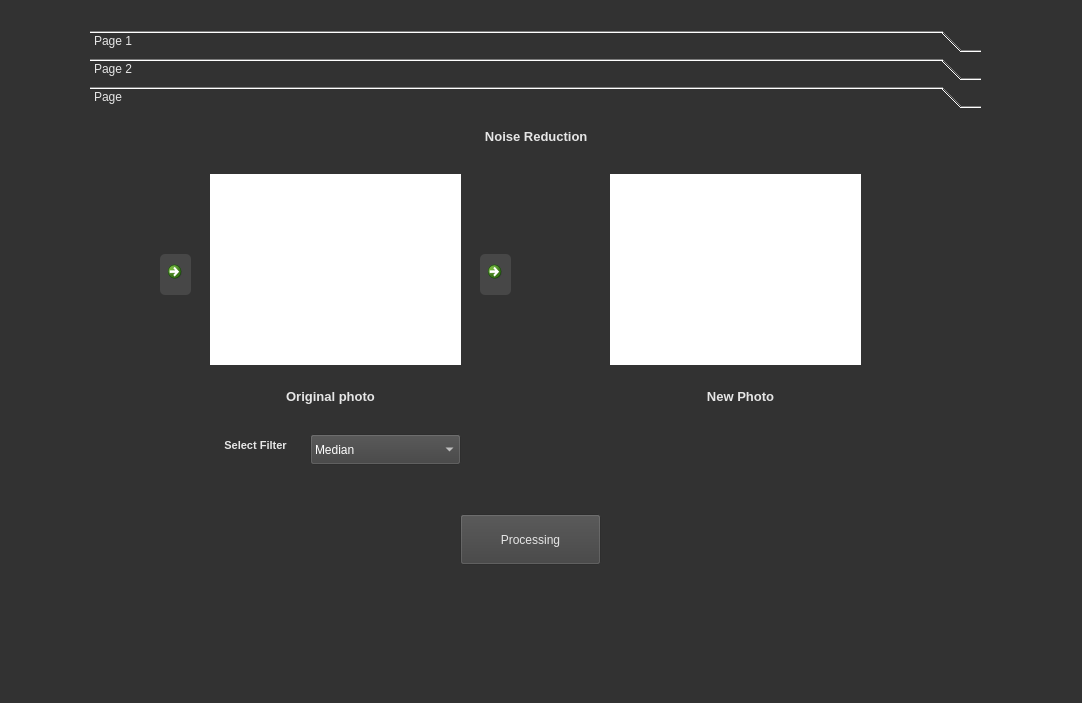
<?xml version="1.0" encoding="UTF-8"?>
<ui version="4.0">
 <class>MainWindow</class>
 <widget class="QMainWindow" name="MainWindow">
  <property name="geometry">
   <rect>
    <x>0</x>
    <y>0</y>
    <width>1082</width>
    <height>703</height>
   </rect>
  </property>
  <property name="windowTitle">
   <string>MainWindow</string>
  </property>
  <property name="styleSheet">
   <string notr="true">/* Every widget */
QWidget {
	background-color: transparent;
	color: #e6e6e6;
	alternate-background-color: #3d3d3d;
}

/* Mouse tooltips */
QToolTip {
	border: 0.05em solid #323232;
	background-color: #323232;
	color: #ecf0f1;
}

/* Define background on QDialog and QMainWindow */
QDialog, QMainWindow {
	background-color: #323232;
}

/* Top Menu Bar */
QMenuBar::item:selected {
	background: #444444;
}
QMenu {
	background-color: #323232;
}
QMenu::item {
	padding-left: 1.5em;
	padding-right: 0.75em;
	padding-top: 0.25em;
	padding-bottom: 0.25em;
}
QMenu::item:selected {
	background: #444444;
	border: 0.05em solid #bdc3c7;
}
QMenu::item:disabled {
	background-color: #444444;
	color: #828790;
}

/* Tool Button (Toolbar) */
QToolButton::disabled {
	background-color: #444444;
	color: #828790;
}
QToolButton::hover {
	background-color: #3d3d3d;
}

/* Dock Widget */
QDockWidget {
	color: #e6e6e6;
	font-weight: 500;
}
QDockWidget::title {
	background: #3d3d3d;
	padding-top: 0.20em;
	padding-left: 0.10em;
}
/* Dock Buttons: For visibility */
QDockWidget::close-button, QDockWidget::float-button {
	background-color: #bdc3c7;
	border: 0.05em solid #000;
	border-radius: 0.3em;
}

/* Push Buttons */
QPushButton {
	background-color: #404040;
}
QPushButton::disabled {
	background-color: #828790;
}

/* Table headers */
QHeaderView::section {
	background-color: #222;
	padding-left: 0.2em;
	border: 0.05em solid #323232;
}

/* Tab Widgets: Disable ugly borders */
QTabWidget::pane {
	border: 0em;
}

/* Text Edit: Log and Debugger borders */
QTextEdit {
	border: 0.05em solid #828790;
}

/* QTabBar (Settings Dialog) */
QTabBar::tab {
	border: 0.05em solid #444;
	border-bottom-style: none;
	background-color: #333333;
	padding-left: 1em;
	padding-right: 1em;
	padding-top: 0.25em;
	padding-bottom: 0.25em;
	margin-right: -0.2em;
}
QTabBar::tab:last {
	margin-right: 0em;
}
QTabBar::tab:!selected {
	color: #b1b1b1;
	border-bottom-style: solid;
	margin-top: 0.15em;
	background-color: #292929;
}
QTabBar::tab:hover {
	background-color: #333333;
	color: #ecf0f1;
}

/* Group Boxes (Settings Dialog) */
QGroupBox {
	margin-top: 1em;
	font-size: 8pt;
	border: 0.05em solid #bdc3c7;
}
QGroupBox::title {
	subcontrol-origin: margin;
	subcontrol-position: top;
	padding: 0.3em 0.5em 0.3em 0.5em;
	color: #fff;
}

/* Checkboxes */
QCheckBox::indicator {
	border-radius: 0.1em;
	border: 0.05em solid #ecf0f1;
	margin-top: 0.05em;
	width: 0.8em;
	height: 0.8em;
}
QCheckBox::indicator:checked {
	background-color: #2ecc71; /* Green */
}
QCheckBox::indicator:unchecked {
	background-color: #e74c3c; /* Red */
}
QCheckBox::indicator::disabled {
	background-color: #7f8c8d; /* Gray */
}

/* Radio Buttons */
QRadioButton::indicator {
	border-radius: 0.4em;
	border: 0.05em solid;
	border-color: white;
	width: 0.8em;
	height: 0.8em;
}
QRadioButton::indicator:checked {
	background-color: #2ecc71; /* Green */
}
QRadioButton::indicator:unchecked {
	background-color: #e74c3c; /* Red */
}
QRadioButton::indicator::disabled {
	background-color: #7f8c8d; /* Gray */
}

/* Combo Boxes */
QComboBox {
	background-color: #404040;
	color: #fff;
	border: 0.05em solid #1e1e1e;
	border-radius: 0.15em;
	padding-bottom: 0.2em;
	padding-left: 0.4em;
}
QComboBox::disabled {
	background-color: #828790;
	color: #fff;
}

/* Spin Boxes */
QSpinBox, QDoubleSpinBox {
	background: transparent;
	border: 0.05em solid #4d4940;
	border-radius: 0.10em;
}

/* List Widget */
QListWidget::item:selected {
	background-color: #3d3d3d;
	color: #ecf0f1;
}
QListWidget::item:hover {
	background-color: #4c4b4b;
	color: #ecf0f1;
}


/*** RPCS3 Specifics ***/

/* Define background on Setting Widgets,
CG Disasm, Trophy Manager, RSX Debugger
which are neither QDialog nor QMainWindow */
QWidget#coreTab, QWidget#gpuTab, QWidget#audioTab,
QWidget#inputTab, QWidget#systemTab, QWidget#networkTab,
QWidget#emulatorTab, QWidget#debugTab,
QWidget#cg_disasm, QWidget#trophy_manager {
	background-color: #323232;
}

/* Trophy Notification Popup */
QWidget#trophy_notification_frame {
	background-color: #323232;
	color: #e6e6e6;
}

/* Game Grid Font */
QTableWidget#game_grid {
	font-weight: 600;
	font-size: 8pt;
	font-family: Lucida Grande;
	selection-color: #e6e6e6;
}
QTableWidget#game_grid::item:selected:active {
	selection-background-color: #4c4b4b;
}
QTableWidget#game_grid::item:selected:!active {
	selection-background-color: #3d3d3d;
}

/* Set Toolbar Slider Size */
QSlider#sizeSlider::groove:horizontal {
	border: 0em solid transparent;
	height: .3em;
	background: #fff;
}
QSlider#sizeSlider::handle:horizontal {
	width: 1em;
	margin: -.8em 0;
}

/* Set Theme UI colors */
QLabel#gamelist_icon_background_color {
	color: transparent;
}

/* Set Taskbar Thumbnail colors */
QLabel#thumbnail_icon_color {
	color: #444444;
}

/* Memory Viewer */
QLabel#memory_viewer_address_panel {
	color: #00cbff; /* Font Color: Blue */
}
QLabel#memory_viewer_hex_panel {
	color: #bdc3c7; /* Font Color: Grey */
}
QLabel#memory_viewer_ascii_panel {
	color: #bdc3c7; /* Font Color: Grey */
}

/* Debugger colors */
QLabel#debugger_frame_breakpoint {
	color: #000000; /* Font Color: Black */
	background-color: #ffff00; /* Yellow */
}
QLabel#debugger_frame_pc {
	color: #000000; /* Font Color: Black */
	background-color: #00ff00; /* Green */
}

/* Set Log colors */
QTextEdit#log_frame {
	background-color: #000000; /* Black */
}
QLabel#log_level_always {
	color: #00ffff; /* Cyan */
}
QLabel#log_level_fatal {
	color: #ff00ff; /* Fuchsia */
}
QLabel#log_level_error {
	color: #ff0000; /* Red */
}
QLabel#log_level_todo {
	color: #ff6000; /* Orange */
}
QLabel#log_level_success {
	color: #00ff00; /* Green */
}
QLabel#log_level_warning {
	color: #ffff00; /* Yellow */
}
QLabel#log_level_notice {
	color: #ffffff; /* White */
}
QLabel#log_level_trace {
	color: #808080; /* Gray */
}
QLabel#log_stack {
	color: #ffffff; /* White */
}
/* Set TTY colors */
QTextEdit#tty_frame {
	background-color: #000000; /* Black */
}
QLabel#tty_text {
	color: #ffffff; /* White */
}</string>
  </property>
  <widget class="QWidget" name="centralwidget">
   <widget class="QToolBox" name="toolBox">
    <property name="geometry">
     <rect>
      <x>90</x>
      <y>30</y>
      <width>891</width>
      <height>551</height>
     </rect>
    </property>
    <property name="currentIndex">
     <number>2</number>
    </property>
    <widget class="QWidget" name="page">
     <property name="geometry">
      <rect>
       <x>0</x>
       <y>0</y>
       <width>891</width>
       <height>458</height>
      </rect>
     </property>
     <attribute name="label">
      <string>Page 1</string>
     </attribute>
     <widget class="QTextBrowser" name="textBrowser_2">
      <property name="geometry">
       <rect>
        <x>180</x>
        <y>160</y>
        <width>511</width>
        <height>51</height>
       </rect>
      </property>
      <property name="styleSheet">
       <string notr="true">width: 250px;
height: 30px;
margin: 0 auto;
position: absolute;
top: 50%;
left: 50%;
transform: translate(-50%, -50%);
text-align: center;
border: 2px solid rgb(255, 255, 255);
line-height: 40px;</string>
      </property>
      <property name="html">
       <string>&lt;!DOCTYPE HTML PUBLIC &quot;-//W3C//DTD HTML 4.0//EN&quot; &quot;http://www.w3.org/TR/REC-html40/strict.dtd&quot;&gt;
&lt;html&gt;&lt;head&gt;&lt;meta name=&quot;qrichtext&quot; content=&quot;1&quot; /&gt;&lt;style type=&quot;text/css&quot;&gt;
p, li { white-space: pre-wrap; }
&lt;/style&gt;&lt;/head&gt;&lt;body style=&quot; font-family:'MS Shell Dlg 2'; font-size:7.8pt; font-weight:400; font-style:normal;&quot;&gt;
&lt;p align=&quot;center&quot; style=&quot; margin-top:0px; margin-bottom:0px; margin-left:0px; margin-right:0px; -qt-block-indent:0; text-indent:0px;&quot;&gt;&lt;span style=&quot; font-size:18pt; font-weight:600;&quot;&gt;Nitro Team&lt;/span&gt;&lt;/p&gt;&lt;/body&gt;&lt;/html&gt;</string>
      </property>
     </widget>
     <widget class="QTextBrowser" name="textBrowser_1">
      <property name="geometry">
       <rect>
        <x>360</x>
        <y>50</y>
        <width>121</width>
        <height>51</height>
       </rect>
      </property>
      <property name="html">
       <string>&lt;!DOCTYPE HTML PUBLIC &quot;-//W3C//DTD HTML 4.0//EN&quot; &quot;http://www.w3.org/TR/REC-html40/strict.dtd&quot;&gt;
&lt;html&gt;&lt;head&gt;&lt;meta name=&quot;qrichtext&quot; content=&quot;1&quot; /&gt;&lt;style type=&quot;text/css&quot;&gt;
p, li { white-space: pre-wrap; }
&lt;/style&gt;&lt;/head&gt;&lt;body style=&quot; font-family:'MS Shell Dlg 2'; font-size:7.8pt; font-weight:400; font-style:normal;&quot;&gt;
&lt;p align=&quot;center&quot; style=&quot; margin-top:0px; margin-bottom:0px; margin-left:0px; margin-right:0px; -qt-block-indent:0; text-indent:0px;&quot;&gt;&lt;span style=&quot; font-size:18pt; font-weight:600;&quot;&gt;HI!&lt;/span&gt;&lt;/p&gt;&lt;/body&gt;&lt;/html&gt;</string>
      </property>
     </widget>
     <widget class="QTextBrowser" name="textBrowser_3">
      <property name="geometry">
       <rect>
        <x>170</x>
        <y>280</y>
        <width>541</width>
        <height>41</height>
       </rect>
      </property>
      <property name="html">
       <string>&lt;!DOCTYPE HTML PUBLIC &quot;-//W3C//DTD HTML 4.0//EN&quot; &quot;http://www.w3.org/TR/REC-html40/strict.dtd&quot;&gt;
&lt;html&gt;&lt;head&gt;&lt;meta name=&quot;qrichtext&quot; content=&quot;1&quot; /&gt;&lt;style type=&quot;text/css&quot;&gt;
p, li { white-space: pre-wrap; }
&lt;/style&gt;&lt;/head&gt;&lt;body style=&quot; font-family:'MS Shell Dlg 2'; font-size:7.8pt; font-weight:400; font-style:normal;&quot;&gt;
&lt;p align=&quot;center&quot; style=&quot; margin-top:0px; margin-bottom:0px; margin-left:0px; margin-right:0px; -qt-block-indent:0; text-indent:0px;&quot;&gt;&lt;span style=&quot; font-size:10pt; font-weight:600;&quot;&gt;JPEG Compression &amp;amp; Noise Reduction&lt;/span&gt;&lt;/p&gt;&lt;/body&gt;&lt;/html&gt;</string>
      </property>
     </widget>
    </widget>
    <widget class="QWidget" name="page_2">
     <property name="geometry">
      <rect>
       <x>0</x>
       <y>0</y>
       <width>891</width>
       <height>458</height>
      </rect>
     </property>
     <attribute name="label">
      <string>Page 2</string>
     </attribute>
     <widget class="QPushButton" name="pushButton_1">
      <property name="geometry">
       <rect>
        <x>380</x>
        <y>370</y>
        <width>141</width>
        <height>51</height>
       </rect>
      </property>
      <property name="cursor">
       <cursorShape>PointingHandCursor</cursorShape>
      </property>
      <property name="text">
       <string>Processing</string>
      </property>
     </widget>
     <widget class="QLabel" name="label_2">
      <property name="geometry">
       <rect>
        <x>520</x>
        <y>83</y>
        <width>251</width>
        <height>191</height>
       </rect>
      </property>
      <property name="styleSheet">
       <string notr="true">background-color: white;</string>
      </property>
      <property name="text">
       <string/>
      </property>
     </widget>
     <widget class="QLabel" name="label_1">
      <property name="geometry">
       <rect>
        <x>120</x>
        <y>83</y>
        <width>251</width>
        <height>191</height>
       </rect>
      </property>
      <property name="styleSheet">
       <string notr="true">background-color: white;</string>
      </property>
      <property name="text">
       <string/>
      </property>
     </widget>
     <widget class="QCommandLinkButton" name="commandLinkButton_2">
      <property name="geometry">
       <rect>
        <x>390</x>
        <y>163</y>
        <width>31</width>
        <height>41</height>
       </rect>
      </property>
      <property name="cursor">
       <cursorShape>PointingHandCursor</cursorShape>
      </property>
      <property name="styleSheet">
       <string notr="true">QCommandLinkButton {
    padding: 10px 20px;
	background-color: rgb(71, 71, 71);
    color: white;
    text-align: center;
    border: none;
    border-radius: 5px;
    font-size: 16px;
    cursor: pointer;
    transition: background-color 0.3s ease;
}

QCommandLinkButton:hover {
    
	background-color: rgb(120, 120, 120);
}

QCommandLinkButton:pressed {
    
	background-color: rgb(0, 0, 0);
}

QCommandLinkButton:focus {
    outline: none; /* إزالة الحدود عند التركيز */
}
</string>
      </property>
      <property name="text">
       <string/>
      </property>
      <property name="icon">
       <iconset resource="Pic/Pic.qrc">
        <normaloff>:/newPrefix/Pics/r.png</normaloff>:/newPrefix/Pics/r.png</iconset>
      </property>
     </widget>
     <widget class="QCommandLinkButton" name="commandLinkButton_1">
      <property name="geometry">
       <rect>
        <x>70</x>
        <y>163</y>
        <width>31</width>
        <height>41</height>
       </rect>
      </property>
      <property name="cursor">
       <cursorShape>PointingHandCursor</cursorShape>
      </property>
      <property name="styleSheet">
       <string notr="true">QCommandLinkButton {
    padding: 10px 20px;
	background-color: rgb(71, 71, 71);
    color: white;
    text-align: left;
    border: none;
    border-radius: 5px;
    font-size: 16px;
    cursor: pointer;
    transition: background-color 0.3s ease;
}

QCommandLinkButton:hover {
    
	background-color: rgb(120, 120, 120);
}

QCommandLinkButton:pressed {
    
	background-color: rgb(0, 0, 0);
}

QCommandLinkButton:focus {
    outline: none; /* إزالة الحدود عند التركيز */
}
</string>
      </property>
      <property name="text">
       <string/>
      </property>
      <property name="icon">
       <iconset resource="Pic/Pic.qrc">
        <normaloff>:/newPrefix/Pics/l.webp</normaloff>:/newPrefix/Pics/l.webp</iconset>
      </property>
     </widget>
     <widget class="QTextBrowser" name="textBrowser_5">
      <property name="geometry">
       <rect>
        <x>160</x>
        <y>290</y>
        <width>171</width>
        <height>31</height>
       </rect>
      </property>
      <property name="html">
       <string>&lt;!DOCTYPE HTML PUBLIC &quot;-//W3C//DTD HTML 4.0//EN&quot; &quot;http://www.w3.org/TR/REC-html40/strict.dtd&quot;&gt;
&lt;html&gt;&lt;head&gt;&lt;meta name=&quot;qrichtext&quot; content=&quot;1&quot; /&gt;&lt;style type=&quot;text/css&quot;&gt;
p, li { white-space: pre-wrap; }
&lt;/style&gt;&lt;/head&gt;&lt;body style=&quot; font-family:'MS Shell Dlg 2'; font-size:7.8pt; font-weight:400; font-style:normal;&quot;&gt;
&lt;p align=&quot;center&quot; style=&quot; margin-top:0px; margin-bottom:0px; margin-left:0px; margin-right:0px; -qt-block-indent:0; text-indent:0px;&quot;&gt;&lt;span style=&quot; font-size:10pt; font-weight:600;&quot;&gt;Original photo&lt;/span&gt;&lt;/p&gt;&lt;/body&gt;&lt;/html&gt;</string>
      </property>
     </widget>
     <widget class="QTextBrowser" name="textBrowser_6">
      <property name="geometry">
       <rect>
        <x>560</x>
        <y>290</y>
        <width>171</width>
        <height>31</height>
       </rect>
      </property>
      <property name="html">
       <string>&lt;!DOCTYPE HTML PUBLIC &quot;-//W3C//DTD HTML 4.0//EN&quot; &quot;http://www.w3.org/TR/REC-html40/strict.dtd&quot;&gt;
&lt;html&gt;&lt;head&gt;&lt;meta name=&quot;qrichtext&quot; content=&quot;1&quot; /&gt;&lt;style type=&quot;text/css&quot;&gt;
p, li { white-space: pre-wrap; }
&lt;/style&gt;&lt;/head&gt;&lt;body style=&quot; font-family:'MS Shell Dlg 2'; font-size:7.8pt; font-weight:400; font-style:normal;&quot;&gt;
&lt;p align=&quot;center&quot; style=&quot; margin-top:0px; margin-bottom:0px; margin-left:0px; margin-right:0px; -qt-block-indent:0; text-indent:0px;&quot;&gt;&lt;span style=&quot; font-size:10pt; font-weight:600;&quot;&gt;New photo&lt;/span&gt;&lt;/p&gt;&lt;/body&gt;&lt;/html&gt;</string>
      </property>
     </widget>
     <widget class="QTextBrowser" name="textBrowser_4">
      <property name="geometry">
       <rect>
        <x>310</x>
        <y>20</y>
        <width>256</width>
        <height>41</height>
       </rect>
      </property>
      <property name="html">
       <string>&lt;!DOCTYPE HTML PUBLIC &quot;-//W3C//DTD HTML 4.0//EN&quot; &quot;http://www.w3.org/TR/REC-html40/strict.dtd&quot;&gt;
&lt;html&gt;&lt;head&gt;&lt;meta name=&quot;qrichtext&quot; content=&quot;1&quot; /&gt;&lt;style type=&quot;text/css&quot;&gt;
p, li { white-space: pre-wrap; }
&lt;/style&gt;&lt;/head&gt;&lt;body style=&quot; font-family:'MS Shell Dlg 2'; font-size:7.8pt; font-weight:400; font-style:normal;&quot;&gt;
&lt;p align=&quot;center&quot; style=&quot; margin-top:0px; margin-bottom:0px; margin-left:0px; margin-right:0px; -qt-block-indent:0; text-indent:0px;&quot;&gt;&lt;span style=&quot; font-size:14pt; font-weight:600;&quot;&gt;JPEG Compression&lt;/span&gt;&lt;/p&gt;&lt;/body&gt;&lt;/html&gt;</string>
      </property>
     </widget>
    </widget>
    <widget class="QWidget" name="page_3">
     <property name="geometry">
      <rect>
       <x>0</x>
       <y>0</y>
       <width>891</width>
       <height>458</height>
      </rect>
     </property>
     <attribute name="label">
      <string>Page</string>
     </attribute>
     <widget class="QLabel" name="label_6">
      <property name="geometry">
       <rect>
        <x>520</x>
        <y>60</y>
        <width>251</width>
        <height>191</height>
       </rect>
      </property>
      <property name="styleSheet">
       <string notr="true">background-color: white;</string>
      </property>
      <property name="text">
       <string/>
      </property>
     </widget>
     <widget class="QLabel" name="label_5">
      <property name="geometry">
       <rect>
        <x>120</x>
        <y>60</y>
        <width>251</width>
        <height>191</height>
       </rect>
      </property>
      <property name="styleSheet">
       <string notr="true">background-color: white;</string>
      </property>
      <property name="text">
       <string/>
      </property>
     </widget>
     <widget class="QCommandLinkButton" name="commandLinkButton_4">
      <property name="geometry">
       <rect>
        <x>390</x>
        <y>140</y>
        <width>31</width>
        <height>41</height>
       </rect>
      </property>
      <property name="cursor">
       <cursorShape>PointingHandCursor</cursorShape>
      </property>
      <property name="styleSheet">
       <string notr="true">QCommandLinkButton {
    padding: 10px 20px;
	background-color: rgb(71, 71, 71);
    color: white;
    text-align: center;
    border: none;
    border-radius: 5px;
    font-size: 16px;
    cursor: pointer;
    transition: background-color 0.3s ease;
}

QCommandLinkButton:hover {
    
	background-color: rgb(120, 120, 120);
}

QCommandLinkButton:pressed {
    
	background-color: rgb(0, 0, 0);
}

QCommandLinkButton:focus {
    outline: none; /* إزالة الحدود عند التركيز */
}
</string>
      </property>
      <property name="text">
       <string/>
      </property>
      <property name="icon">
       <iconset resource="Pic/Pic.qrc">
        <normaloff>:/newPrefix/Pics/r.png</normaloff>:/newPrefix/Pics/r.png</iconset>
      </property>
     </widget>
     <widget class="QCommandLinkButton" name="commandLinkButton_3">
      <property name="geometry">
       <rect>
        <x>70</x>
        <y>140</y>
        <width>31</width>
        <height>41</height>
       </rect>
      </property>
      <property name="cursor">
       <cursorShape>PointingHandCursor</cursorShape>
      </property>
      <property name="styleSheet">
       <string notr="true">QCommandLinkButton {
    padding: 10px 20px;
	background-color: rgb(71, 71, 71);
    color: white;
    text-align: left;
    border: none;
    border-radius: 5px;
    font-size: 16px;
    cursor: pointer;
    transition: background-color 0.3s ease;
}

QCommandLinkButton:hover {
    
	background-color: rgb(120, 120, 120);
}

QCommandLinkButton:pressed {
    
	background-color: rgb(0, 0, 0);
}

QCommandLinkButton:focus {
    outline: none; /* إزالة الحدود عند التركيز */
}
</string>
      </property>
      <property name="text">
       <string/>
      </property>
      <property name="icon">
       <iconset resource="Pic/Pic.qrc">
        <normaloff>:/newPrefix/Pics/l.webp</normaloff>:/newPrefix/Pics/l.webp</iconset>
      </property>
     </widget>
     <widget class="QComboBox" name="comboBox">
      <property name="geometry">
       <rect>
        <x>220</x>
        <y>320</y>
        <width>151</width>
        <height>31</height>
       </rect>
      </property>
      <item>
       <property name="text">
        <string>Median</string>
       </property>
      </item>
      <item>
       <property name="text">
        <string>Gausing</string>
       </property>
      </item>
      <item>
       <property name="text">
        <string>Avg</string>
       </property>
      </item>
     </widget>
     <widget class="QPushButton" name="pushButton_2">
      <property name="geometry">
       <rect>
        <x>370</x>
        <y>400</y>
        <width>141</width>
        <height>51</height>
       </rect>
      </property>
      <property name="cursor">
       <cursorShape>PointingHandCursor</cursorShape>
      </property>
      <property name="text">
       <string>Processing</string>
      </property>
     </widget>
     <widget class="QTextBrowser" name="textBrowser_10">
      <property name="geometry">
       <rect>
        <x>120</x>
        <y>320</y>
        <width>91</width>
        <height>31</height>
       </rect>
      </property>
      <property name="html">
       <string>&lt;!DOCTYPE HTML PUBLIC &quot;-//W3C//DTD HTML 4.0//EN&quot; &quot;http://www.w3.org/TR/REC-html40/strict.dtd&quot;&gt;
&lt;html&gt;&lt;head&gt;&lt;meta name=&quot;qrichtext&quot; content=&quot;1&quot; /&gt;&lt;style type=&quot;text/css&quot;&gt;
p, li { white-space: pre-wrap; }
&lt;/style&gt;&lt;/head&gt;&lt;body style=&quot; font-family:'MS Shell Dlg 2'; font-size:7.8pt; font-weight:400; font-style:normal;&quot;&gt;
&lt;p align=&quot;center&quot; style=&quot; margin-top:0px; margin-bottom:0px; margin-left:0px; margin-right:0px; -qt-block-indent:0; text-indent:0px;&quot;&gt;&lt;span style=&quot; font-size:8pt; font-weight:600;&quot;&gt;Select Filter&lt;/span&gt;&lt;/p&gt;&lt;/body&gt;&lt;/html&gt;</string>
      </property>
     </widget>
     <widget class="QTextBrowser" name="textBrowser_8">
      <property name="geometry">
       <rect>
        <x>150</x>
        <y>270</y>
        <width>181</width>
        <height>31</height>
       </rect>
      </property>
      <property name="html">
       <string>&lt;!DOCTYPE HTML PUBLIC &quot;-//W3C//DTD HTML 4.0//EN&quot; &quot;http://www.w3.org/TR/REC-html40/strict.dtd&quot;&gt;
&lt;html&gt;&lt;head&gt;&lt;meta name=&quot;qrichtext&quot; content=&quot;1&quot; /&gt;&lt;style type=&quot;text/css&quot;&gt;
p, li { white-space: pre-wrap; }
&lt;/style&gt;&lt;/head&gt;&lt;body style=&quot; font-family:'MS Shell Dlg 2'; font-size:7.8pt; font-weight:400; font-style:normal;&quot;&gt;
&lt;p align=&quot;center&quot; style=&quot; margin-top:0px; margin-bottom:0px; margin-left:0px; margin-right:0px; -qt-block-indent:0; text-indent:0px;&quot;&gt;&lt;span style=&quot; font-size:10pt; font-weight:600;&quot;&gt;Original photo&lt;/span&gt;&lt;/p&gt;&lt;/body&gt;&lt;/html&gt;</string>
      </property>
     </widget>
     <widget class="QTextBrowser" name="textBrowser_9">
      <property name="geometry">
       <rect>
        <x>560</x>
        <y>270</y>
        <width>181</width>
        <height>31</height>
       </rect>
      </property>
      <property name="html">
       <string>&lt;!DOCTYPE HTML PUBLIC &quot;-//W3C//DTD HTML 4.0//EN&quot; &quot;http://www.w3.org/TR/REC-html40/strict.dtd&quot;&gt;
&lt;html&gt;&lt;head&gt;&lt;meta name=&quot;qrichtext&quot; content=&quot;1&quot; /&gt;&lt;style type=&quot;text/css&quot;&gt;
p, li { white-space: pre-wrap; }
&lt;/style&gt;&lt;/head&gt;&lt;body style=&quot; font-family:'MS Shell Dlg 2'; font-size:7.8pt; font-weight:400; font-style:normal;&quot;&gt;
&lt;p align=&quot;center&quot; style=&quot; margin-top:0px; margin-bottom:0px; margin-left:0px; margin-right:0px; -qt-block-indent:0; text-indent:0px;&quot;&gt;&lt;span style=&quot; font-size:10pt; font-weight:600;&quot;&gt;New Photo&lt;/span&gt;&lt;/p&gt;&lt;/body&gt;&lt;/html&gt;</string>
      </property>
     </widget>
     <widget class="QTextBrowser" name="textBrowser_7">
      <property name="geometry">
       <rect>
        <x>320</x>
        <y>10</y>
        <width>256</width>
        <height>31</height>
       </rect>
      </property>
      <property name="html">
       <string>&lt;!DOCTYPE HTML PUBLIC &quot;-//W3C//DTD HTML 4.0//EN&quot; &quot;http://www.w3.org/TR/REC-html40/strict.dtd&quot;&gt;
&lt;html&gt;&lt;head&gt;&lt;meta name=&quot;qrichtext&quot; content=&quot;1&quot; /&gt;&lt;style type=&quot;text/css&quot;&gt;
p, li { white-space: pre-wrap; }
&lt;/style&gt;&lt;/head&gt;&lt;body style=&quot; font-family:'MS Shell Dlg 2'; font-size:7.8pt; font-weight:400; font-style:normal;&quot;&gt;
&lt;p align=&quot;center&quot; style=&quot; margin-top:0px; margin-bottom:0px; margin-left:0px; margin-right:0px; -qt-block-indent:0; text-indent:0px;&quot;&gt;&lt;span style=&quot; font-size:10pt; font-weight:600;&quot;&gt;Noise Reduction &lt;/span&gt;&lt;/p&gt;&lt;/body&gt;&lt;/html&gt;</string>
      </property>
     </widget>
    </widget>
   </widget>
  </widget>
  <widget class="QMenuBar" name="menubar">
   <property name="geometry">
    <rect>
     <x>0</x>
     <y>0</y>
     <width>1082</width>
     <height>26</height>
    </rect>
   </property>
  </widget>
  <widget class="QStatusBar" name="statusbar"/>
 </widget>
 <resources>
  <include location="Pic/Pic.qrc"/>
 </resources>
 <connections/>
</ui>
